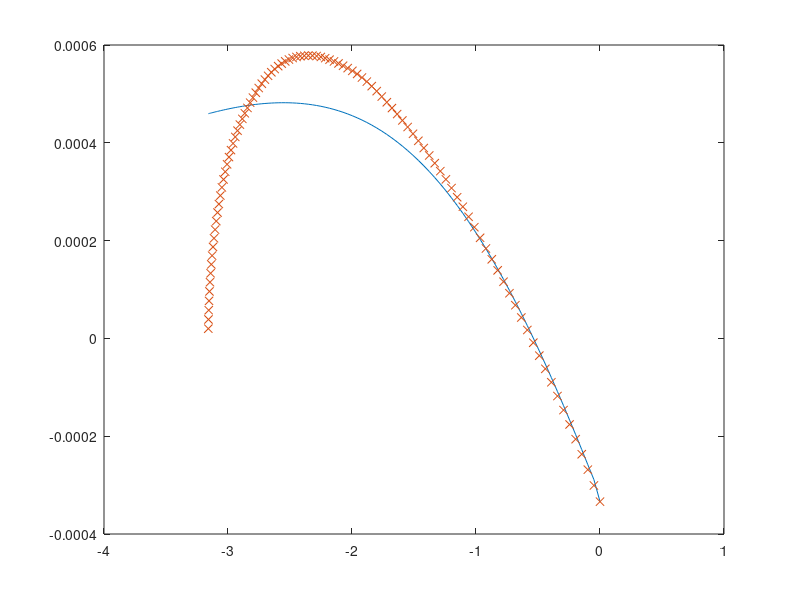

Write MATLAB code to recreate this figure.
data_int = load("u_integral.txt");
data_comsol = load("comsol arc.txt");
plot(data_int(:,3), data_int(:,7), data_comsol(:,3), data_comsol(:,4)*1000, 'x')